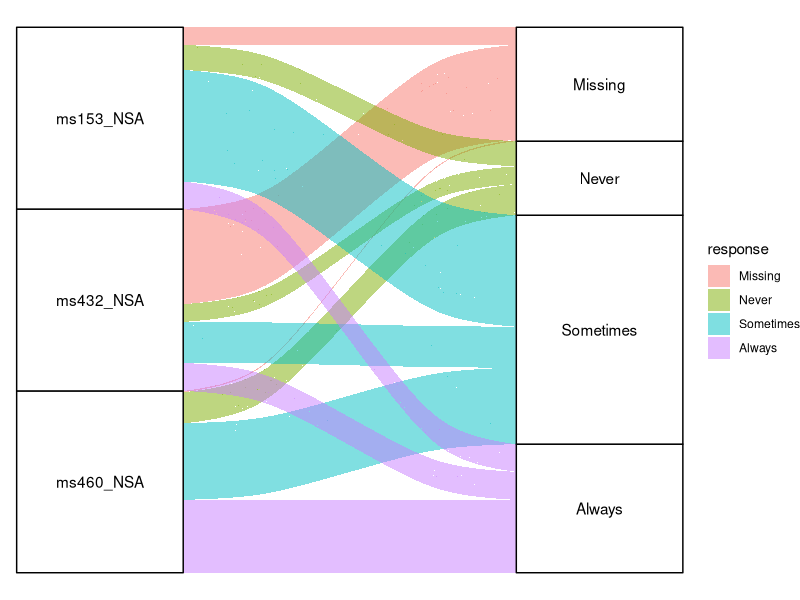
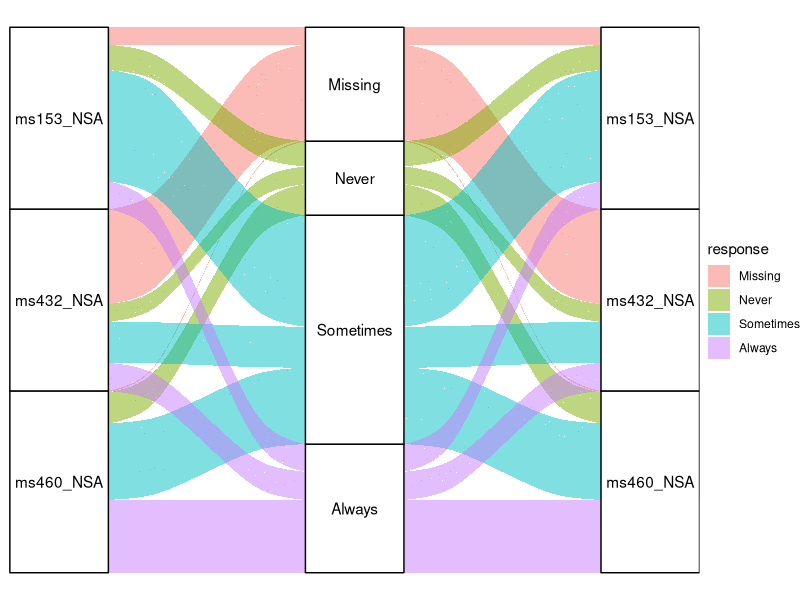
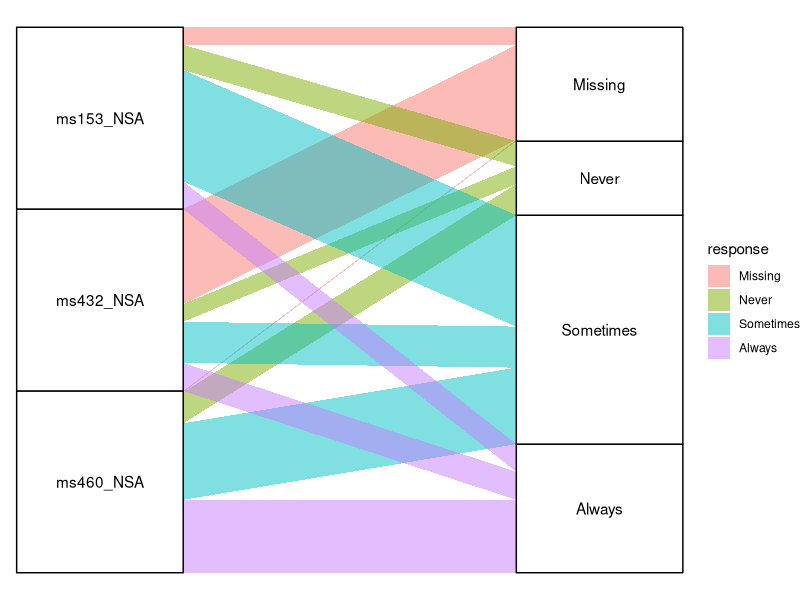
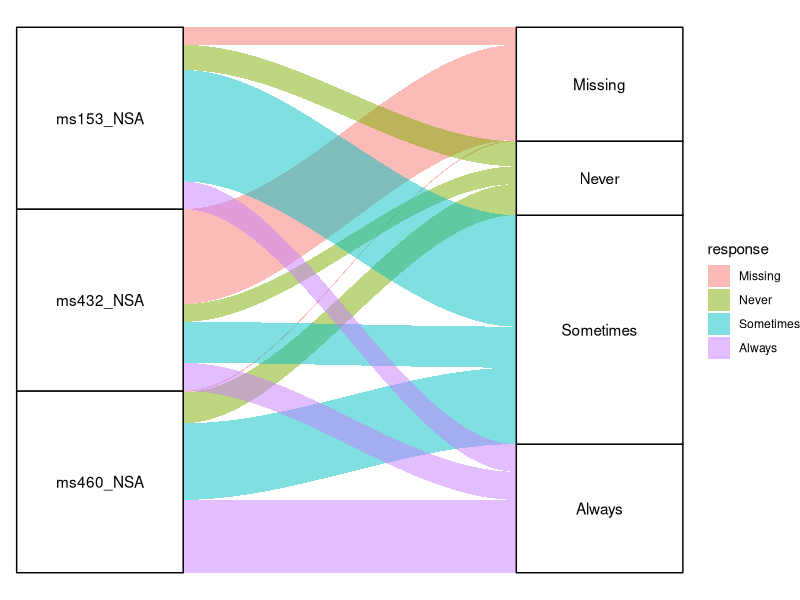
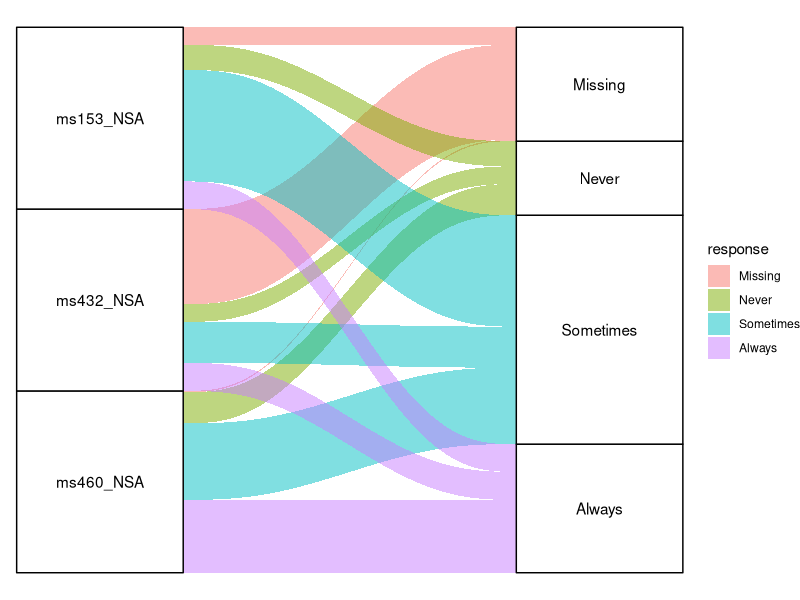
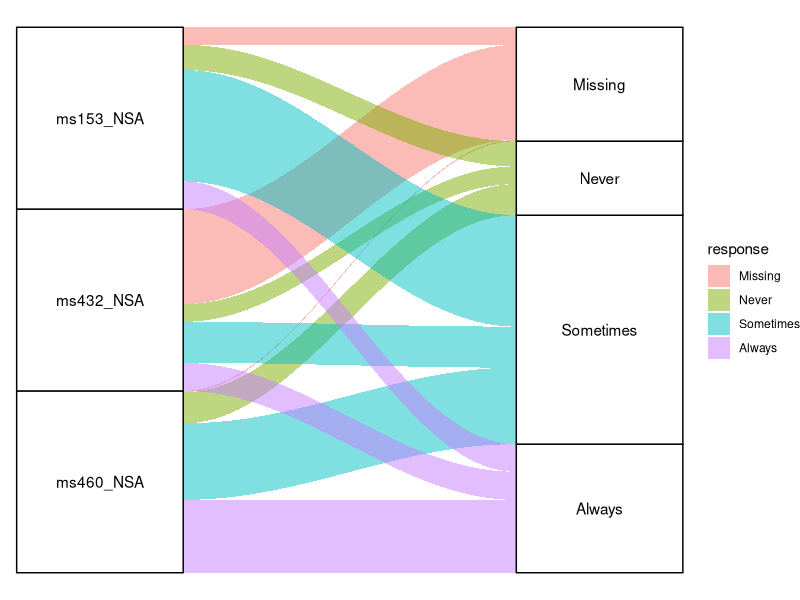
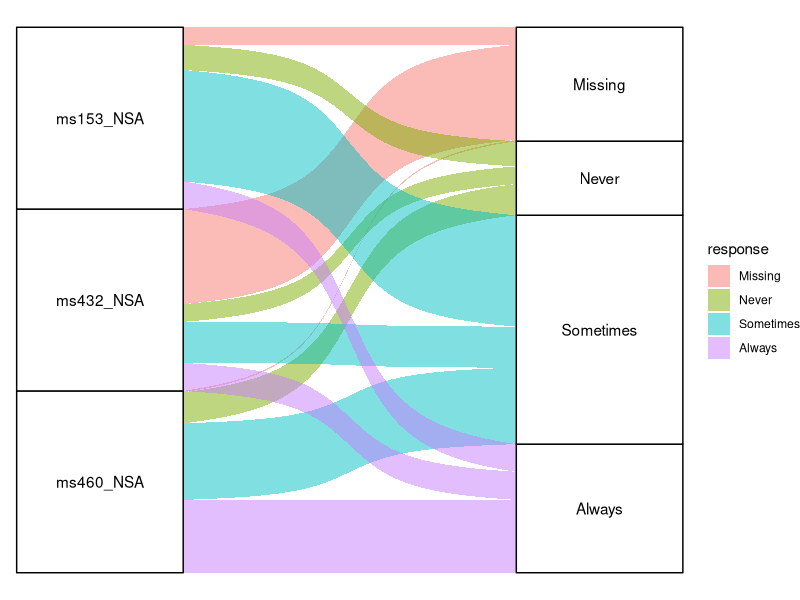
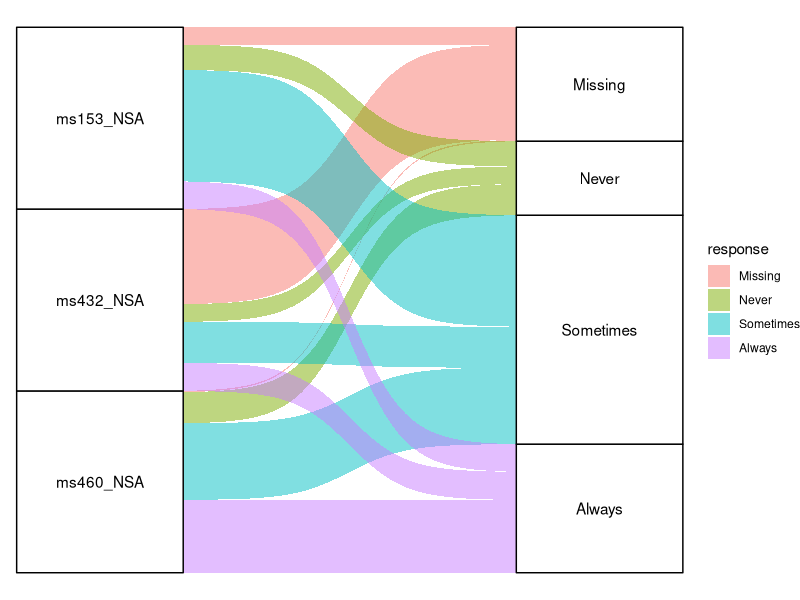

Source code (R) for these figures, in order:
library(ggalluvial)

vaccinations

ggplot(data = vaccinations,
       aes(axis1 = survey, axis2 = response, y = freq)) +
  geom_alluvium(aes(fill = response)) +
  geom_stratum() +
  geom_text(stat = "stratum",
            aes(label = after_stat(stratum))) +
  scale_x_discrete(limits = c("Survey", "Response"),
                   expand = c(0.15, 0.05)) +
  theme_void()

# categorical variables
ggplot(data = vaccinations,
       aes(axis1 = survey,   # First variable on the X-axis
           axis2 = response, # Second variable on the X-axis
           axis3 = survey,   # Third variable on the X-axis
           y = freq)) +
  geom_alluvium(aes(fill = response)) +
  geom_stratum() +
  geom_text(stat = "stratum",
            aes(label = after_stat(stratum))) +
  scale_x_discrete(limits = c("Survey", "Response"),
                   expand = c(0.15, 0.05)) +
  theme_void()

# Curve types

# Linear
ggplot(data = vaccinations,
       aes(axis1 = survey, axis2 = response, y = freq)) +
  geom_alluvium(aes(fill = response),
                curve_type = "linear") +
  geom_stratum() +
  geom_text(stat = "stratum",
            aes(label = after_stat(stratum))) +
  scale_x_discrete(limits = c("Survey", "Response"),
                   expand = c(0.15, 0.05)) +
  theme_void()

# Cubic
ggplot(data = vaccinations,
       aes(axis1 = survey, axis2 = response, y = freq)) +
  geom_alluvium(aes(fill = response),
                curve_type = "cubic") +
  geom_stratum() +
  geom_text(stat = "stratum",
            aes(label = after_stat(stratum))) +
  scale_x_discrete(limits = c("Survey", "Response"),
                   expand = c(0.15, 0.05)) +
  theme_void()

# Quintic
ggplot(data = vaccinations,
       aes(axis1 = survey, axis2 = response, y = freq)) +
  geom_alluvium(aes(fill = response),
                curve_type = "quintic") +
  geom_stratum() +
  geom_text(stat = "stratum",
            aes(label = after_stat(stratum))) +
  scale_x_discrete(limits = c("Survey", "Response"),
                   expand = c(0.15, 0.05)) +
  theme_void()

# sine
ggplot(data = vaccinations,
       aes(axis1 = survey, axis2 = response, y = freq)) +
  geom_alluvium(aes(fill = response),
                curve_type = "sine") +
  geom_stratum() +
  geom_text(stat = "stratum",
            aes(label = after_stat(stratum))) +
  scale_x_discrete(limits = c("Survey", "Response"),
                   expand = c(0.15, 0.05)) +
  theme_void()

# Arctangent
ggplot(data = vaccinations,
       aes(axis1 = survey, axis2 = response, y = freq)) +
  geom_alluvium(aes(fill = response),
                curve_type = "arctangent") +
  geom_stratum() +
  geom_text(stat = "stratum",
            aes(label = after_stat(stratum))) +
  scale_x_discrete(limits = c("Survey", "Response"),
                   expand = c(0.15, 0.05)) +
  theme_void()

# Sigmoid
ggplot(data = vaccinations,
       aes(axis1 = survey, axis2 = response, y = freq)) +
  geom_alluvium(aes(fill = response),
                curve_type = "sigmoid") +
  geom_stratum() +
  geom_text(stat = "stratum",
            aes(label = after_stat(stratum))) +
  scale_x_discrete(limits = c("Survey", "Response"),
                   expand = c(0.15, 0.05)) +
  theme_void()

# Fill color
ggplot(data = vaccinations,
       aes(axis1 = survey, axis2 = response, y = freq)) +
  geom_alluvium(aes(fill = "red")) +
  geom_stratum() +
  geom_text(stat = "stratum",
            aes(label = after_stat(stratum))) +
  scale_x_discrete(limits = c("Survey", "Response"),
                   expand = c(0.15, 0.05)) +
  scale_fill_viridis_d()
theme_void()

# Color palette
ggplot(data = vaccinations,
       aes(axis1 = survey, axis2 = response, y = freq)) +
  geom_alluvium(aes(fill = response)) +
  geom_stratum() +
  geom_text(stat = "stratum",
            aes(label = after_stat(stratum))) +
  scale_x_discrete(limits = c("Survey", "Response"),
                   expand = c(0.15, 0.05)) +
  scale_fill_viridis_d() +
  theme_void()

# Custom colors
colors <- hcl.colors(4, "Red-Blue")
ggplot(data = vaccinations,
       aes(axis1 = survey, axis2 = response, y = freq)) +
  geom_alluvium(aes(fill = response)) +
  geom_stratum() +
  geom_text(stat = "stratum",
            aes(label = after_stat(stratum))) +
  scale_x_discrete(limits = c("Survey", "Response"),
                   expand = c(0.15, 0.05)) +
  scale_fill_manual(values = colors) +
  theme_void()

# Stratum color
ggplot(data = vaccinations,
       aes(axis1 = survey, axis2 = response, y = freq)) +
  geom_alluvium(aes(fill = response)) +
  geom_stratum(aes(fill = response)) +
  geom_text(stat = "stratum",
            aes(label = after_stat(stratum))) +
  scale_x_discrete(limits = c("Survey", "Response"),
                   expand = c(0.15, 0.05)) +
  theme_void()

# Legend title
ggplot(data = vaccinations,
       aes(axis1 = survey, axis2 = response, y = freq)) +
  geom_alluvium(aes(fill = response)) +
  geom_stratum() +
  geom_text(stat = "stratum",
            aes(label = after_stat(stratum))) +
  scale_x_discrete(limits = c("Survey", "Response"),
                   expand = c(0.15, 0.05)) +
  theme_void() +
  guides(fill = guide_legend(title = "Title"))

# Legend key labels
ggplot(data = vaccinations,
       aes(axis1 = survey, axis2 = response, y = freq)) +
  geom_alluvium(aes(fill = response)) +
  geom_stratum() +
  geom_text(stat = "stratum",
            aes(label = after_stat(stratum))) +
  scale_x_discrete(limits = c("Survey", "Response"),
                   expand = c(0.15, 0.05)) +
  theme_void() +
  scale_fill_hue(labels = c("A", "B", "C", "D"))

# Remove the legend
ggplot(data = vaccinations,
       aes(axis1 = survey, axis2 = response, y = freq)) +
  geom_alluvium(aes(fill = response)) +
  geom_stratum() +
  geom_text(stat = "stratum",
            aes(label = after_stat(stratum))) +
  scale_x_discrete(limits = c("Survey", "Response"),
                   expand = c(0.15, 0.05)) +
  theme_void() + 
  theme(legend.position = "none")
